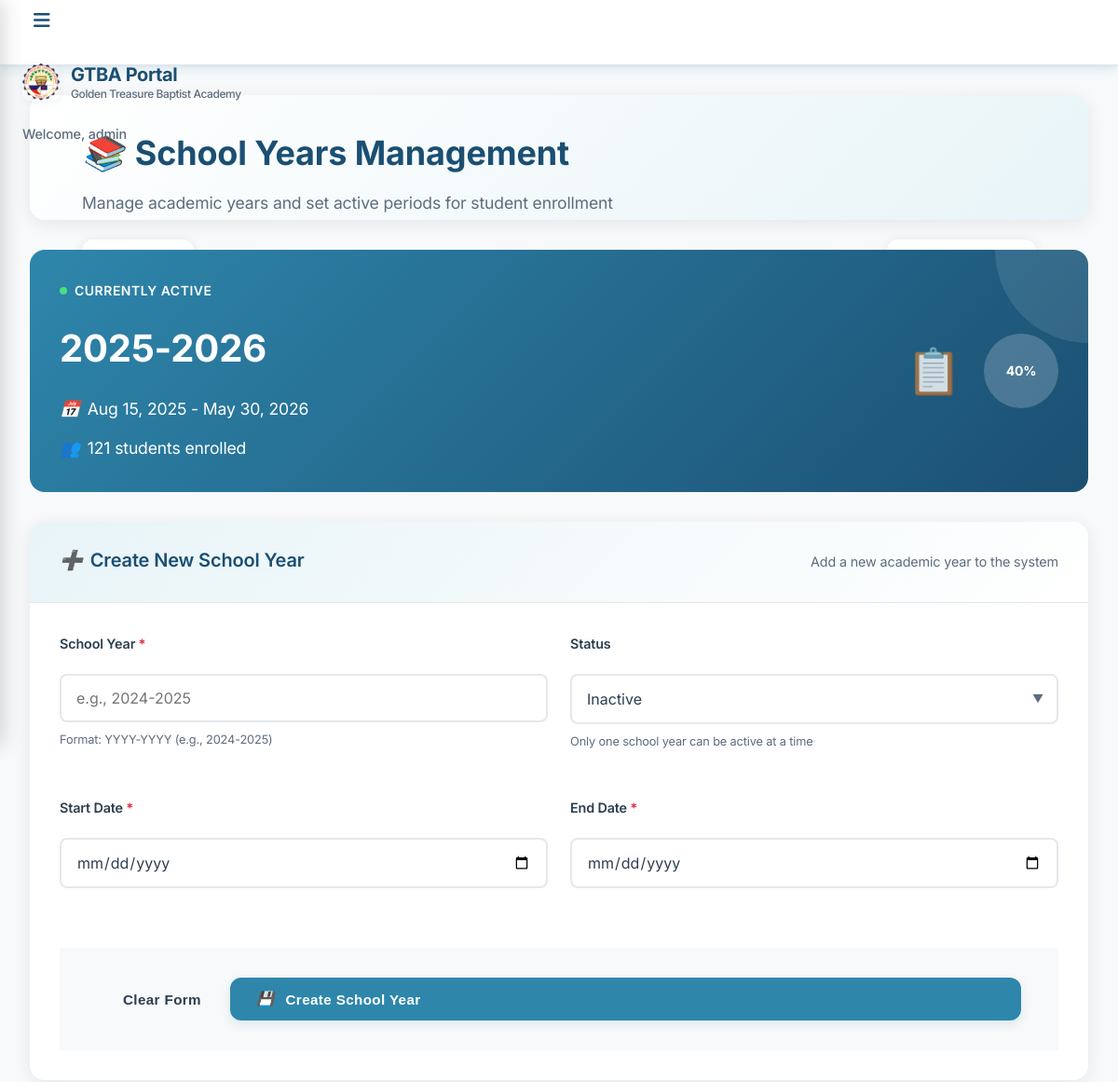
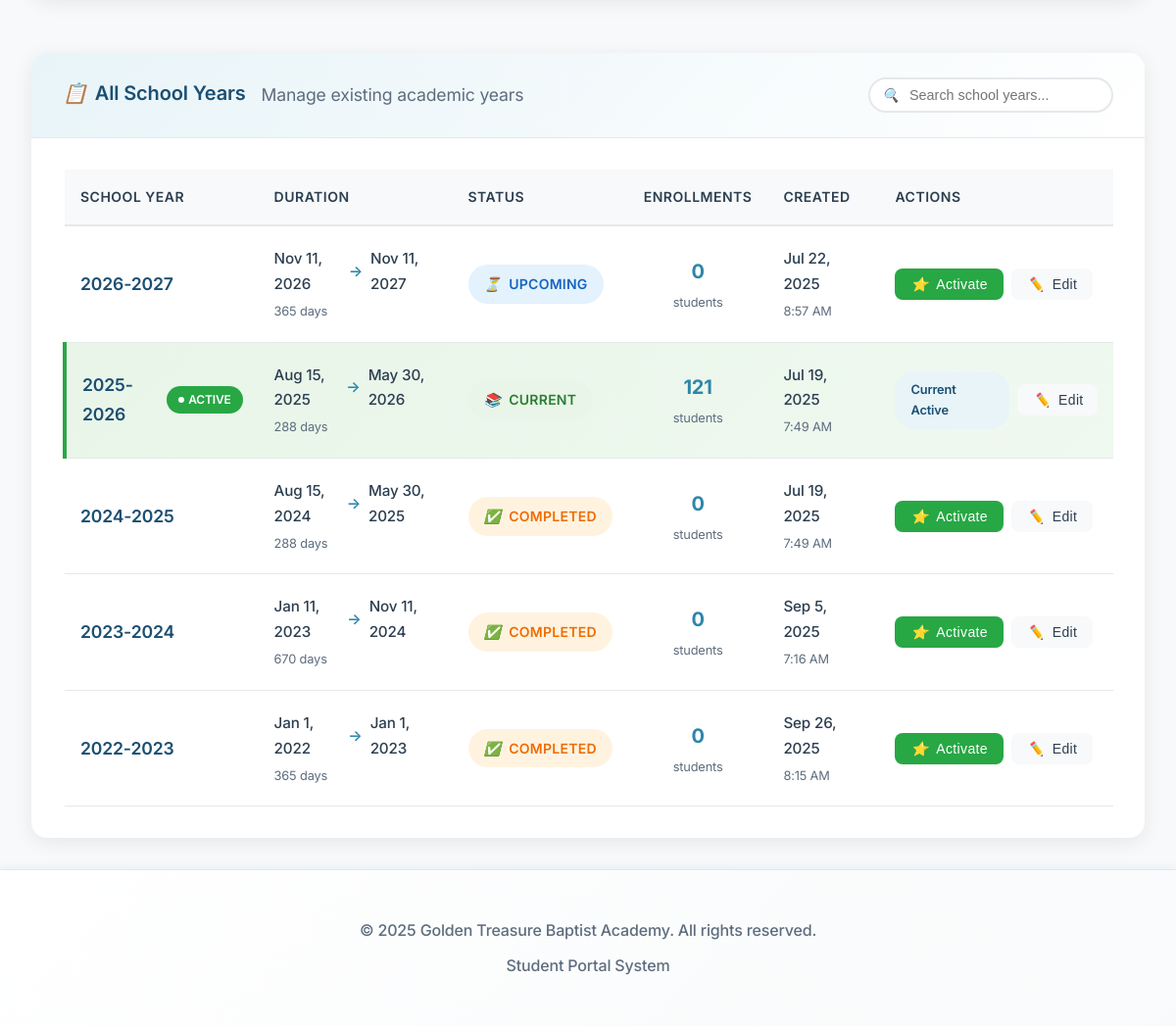
Page /admin/school_years.php (signed in) on the committed database (2 pictures, top to bottom).
### tables this page shows
CREATE TABLE `school_years` (
  `id` int NOT NULL,
  `year_name` varchar(20) DEFAULT NULL,
  `year_label` varchar(20) NOT NULL,
  `start_date` date NOT NULL,
  `end_date` date NOT NULL,
  `is_active` tinyint(1) DEFAULT '0',
  `is_current` tinyint(1) DEFAULT '0',
  `created_by` int NOT NULL,
  `created_at` timestamp NULL DEFAULT CURRENT_TIMESTAMP,
  `updated_at` timestamp NULL DEFAULT CURRENT_TIMESTAMP ON UPDATE CURRENT_TIMESTAMP
);

### admin/school_years.php (the view, shortened to what this page needs)
<?php
$database = new Database();
$conn = $database->connect();
$stmt = $conn->prepare("SELECT sy.*,
                       (SELECT COUNT(*) FROM student_enrollments se WHERE se.school_year_id = sy.id) as enrollment_count
                       FROM school_years sy
                       ORDER BY sy.start_date DESC");
$stmt->execute();
$school_years = $stmt->fetchAll(PDO::FETCH_ASSOC);
$active_year = null;
foreach ($school_years as $year) {
    if ($year['is_active'] == 1) {
        $active_year = $year;
        break;
    }
}
?>
<div class="admin-header">
    <div class="header-content">
        <div class="header-text">
            <h1><i class="icon">📚</i> School Years Management</h1>
            <p class="subtitle">Manage academic years and set active periods for student enrollment</p>
        </div>
        <div class="header-stats">
            <div class="stat-card">
                <span class="stat-number"><?php echo count($school_years); ?></span>
                <span class="stat-label">Total Years</span>
            </div>
            <div class="stat-card">
                <span class="stat-number"><?php echo $active_year ? ($active_year['enrollment_count'] ?? 0) : 0; ?></span>
                <span class="stat-label">Active Enrollments</span>
            </div>
        </div>
    </div>
</div>
<?php if ($active_year): ?>
<div class="active-year-banner">
    <div class="banner-content">
        <div class="active-year-info">
            <div class="active-indicator">
                <span class="pulse-dot"></span>
                <span class="active-text">CURRENTLY ACTIVE</span>
            </div>
            <h2 class="year-title"><?php echo htmlspecialchars($active_year['year_label'] ?? ''); ?></h2>
            <div class="year-meta">
                <div class="meta-item">
                    <i class="icon">📅</i>
                    <span><?php echo date('M j, Y', strtotime($active_year['start_date'] ?? '')); ?> - <?php echo date('M j, Y', strtotime($active_year['end_date'] ?? '')); ?></span>
                </div>
                <div class="meta-item">
                    <i class="icon">👥</i>
                    <span><?php echo $active_year['enrollment_count'] ?? 0; ?> students enrolled</span>
                </div>
            </div>
        </div>
        <div class="banner-visual">
            <div class="academic-calendar">
                <div class="calendar-icon">📋</div>
                <div class="progress-ring">
                    <?php
                    $start = strtotime($active_year['start_date'] ?? '');
                    $end = strtotime($active_year['end_date'] ?? '');
                    $now = time();
                    $progress = max(0, min(100, (($now - $start) / ($end - $start)) * 100));
                    ?>
                    <div class="progress-text"><?php echo round($progress); ?>%</div>
                </div>
            </div>
        </div>
    </div>
</div>
<?php endif; ?>
<div class="content-grid">
    <div class="card create-card">
        <div class="card-header">
            <h3><i class="icon">➕</i> Create New School Year</h3>
            <p class="card-description">Add a new academic year to the system</p>
        </div>
        <div class="card-body">
            <form method="POST" class="create-form">
                <div class="form-row">
                    <div class="form-group">
                        <label for="year_name" class="required">School Year</label>
                        <input type="text" id="year_name" name="year_name" placeholder="e.g., 2024-2025" required
                               pattern="^\d{4}-\d{4}$" title="Format: YYYY-YYYY">
                        <div class="input-help">Format: YYYY-YYYY (e.g., 2024-2025)</div>
                    </div>
                    <div class="form-group">
                        <label for="is_active">Status</label>
                        <div class="custom-select">
                            <select id="is_active" name="is_active">
                                <option value="0">Inactive</option>
                            </select>
                            <div class="select-arrow">▼</div>
                        </div>
                        <div class="input-help">Only one school year can be active at a time</div>
                    </div>
                </div>
                <div class="form-row">
                    <div class="form-group">
                        <label for="start_date" class="required">Start Date</label>
                        <input type="date" id="start_date" name="start_date" required>
                    </div>
                    <div class="form-group">
                        <label for="end_date" class="required">End Date</label>
                        <input type="date" id="end_date" name="end_date" required>
                    </div>
                </div>
                <div class="form-actions">
                    <button type="reset" class="btn btn-secondary">Clear Form</button>
                    <button type="submit" class="btn btn-primary">
                        <i class="icon">💾</i> Create School Year
                    </button>
                </div>
            </form>
        </div>
    </div>
    <div class="card list-card">
        <div class="card-header">
            <div class="header-left">
                <h3><i class="icon">📋</i> All School Years</h3>
                <p class="card-description">Manage existing academic years</p>
            </div>
            <div class="header-actions">
                <div class="search-box">
                    <input type="text" id="searchInput" placeholder="Search school years..." onkeyup="filterTable()">
                    <i class="search-icon">🔍</i>
                </div>
            </div>
        </div>
        <div class="card-body">
            <div class="table-container">
                <table class="modern-table" id="schoolYearsTable">
                    <thead>
                        <tr>
                            <th>School Year</th>
                            <th>Duration</th>
                            <th>Status</th>
                            <th>Enrollments</th>
                            <th>Created</th>
                            <th>Actions</th>
                        </tr>
                    </thead>
                    <tbody>
                    <?php foreach ($school_years as $year): ?>
                        <tr class="<?php echo ($year['is_active'] ?? false) ? 'active-row' : ''; ?>" data-year="<?php echo htmlspecialchars($year['year_label'] ?? ''); ?>">
                            <td>
                                <div class="year-info">
                                    <strong class="year-name"><?php echo htmlspecialchars($year['year_label'] ?? ''); ?></strong>
                                    <?php if ($year['is_active'] ?? false): ?>
                                        <span class="active-badge">
                                            <span class="badge-dot"></span>
                                            ACTIVE
                                        </span>
                                    <?php endif; ?>
                                </div>
                            </td>
                            <td>
                                <div class="duration-info">
                                    <div class="date-range">
                                        <span class="start-date"><?php echo date('M j, Y', strtotime($year['start_date'] ?? '')); ?></span>
                                        <span class="date-separator">→</span>
                                        <span class="end-date"><?php echo date('M j, Y', strtotime($year['end_date'] ?? '')); ?></span>
                                    </div>
                                    <?php
                                    $start = strtotime($year['start_date'] ?? '');
                                    $end = strtotime($year['end_date'] ?? '');
                                    $days = ceil(($end - $start) / (60 * 60 * 24));
                                    ?>
                                    <small class="duration-days"><?php echo $days; ?> days</small>
                                </div>
                            </td>
                            <td>
                                <?php
                                $today = date('Y-m-d');
                                $status = 'upcoming';
                                $statusClass = 'status-upcoming';
                                $statusIcon = '⏳';
                                if ($today >= ($year['start_date'] ?? '') && $today <= ($year['end_date'] ?? '')) {
                                    $status = 'current';
                                    $statusClass = 'status-current';
                                    $statusIcon = '📚';
                                } elseif ($today > ($year['end_date'] ?? '')) {
                                    $status = 'completed';
                                    $statusClass = 'status-completed';
                                    $statusIcon = '✅';
                                }
                                ?>
                                <div class="status-container">
                                    <span class="status-badge <?php echo $statusClass; ?>">
                                        <i class="status-icon"><?php echo $statusIcon; ?></i>
                                        <?php echo ucfirst($status); ?>
                                    </span>
                                </div>
                            </td>
                            <td>
                                <div class="enrollment-info">
                                    <span class="enrollment-count"><?php echo $year['enrollment_count'] ?? 0; ?></span>
                                    <span class="enrollment-label">students</span>
                                </div>
                            </td>
                            <td>
                                <div class="date-info">
                                    <span class="created-date"><?php echo date('M j, Y', strtotime($year['created_at'] ?? '')); ?></span>
                                    <small class="created-time"><?php echo date('g:i A', strtotime($year['created_at'] ?? '')); ?></small>
                                </div>
                            </td>
                            <td>
                                <div class="action-buttons">
                                    <?php if (!($year['is_active'] ?? false)): ?>
                                        <button type="button"
                                                class="btn btn-sm btn-success action-btn"
                                                onclick="setActiveYear(<?php echo $year['id'] ?? ''; ?>, '<?php echo htmlspecialchars($year['year_label'] ?? ''); ?>')"
                                                title="Set as Active Year">
                                            <i class="btn-icon">⭐</i>
                                            <span class="btn-text">Activate</span>
                                        </button>
                                    <?php else: ?>
                                        <span class="current-badge">Current Active</span>
                                    <?php endif; ?>
                                    <button type="button"
                                            class="btn btn-sm btn-secondary action-btn"
                                            onclick="editYear(<?php echo htmlspecialchars(json_encode($year)); ?>)"
                                            title="Edit School Year">
                                        <i class="btn-icon">✏️</i>
                                        <span class="btn-text">Edit</span>
                                    </button>
                                </div>
                            </td>
                        </tr>
                    <?php endforeach; ?>
                </tbody>
            </table>
        </div>
    </div>
</div>
</div>
<?php
$content = ob_get_clean();
include '../includes/header.php';
echo $content;
include '../includes/footer.php';
?>

### assets/css/style.css (style rules this page uses)
:root { --primary-blue: #2E86AB; --light-blue: #E8F4F8; --accent-blue: #87CEEB; --dark-blue: #1B4F72; --white: #FFFFFF; --black: #2C3E50; --gray: #5D6D7E; --light-gray: #F8F9FA; --border-gray: #E5E8EB; --success: #27AE60; --danger: #E74C3C; --warning: #F39C12; --info: #3498DB; --success-light: #D5EDDA; --danger-light: #F8D7DA; --warning-light: #FFF3CD; --info-light: #D1ECF1; --success-dark: #155724; --danger-dark: #721C24; --warning-dark: #856404; --info-dark: #0C5460; --shadow-light: rgba(46, 134, 171, 0.08); --shadow-medium: rgba(46, 134, 171, 0.15); --shadow-dark: rgba(46, 134, 171, 0.25); }
* { margin: 0; padding: 0; box-sizing: border-box; }
body { font-family: 'Inter', 'Segoe UI', system-ui, -apple-system, sans-serif; background: linear-gradient(135deg, var(--light-blue) 0%, var(--white) 50%, #F4F8FB 100%); color: var(--black); min-height: 100vh; line-height: 1.7; font-size: 16px; letter-spacing: -0.01em; }
.header-content { max-width: 1200px; margin: 0 auto; display: flex; justify-content: space-between; align-items: center; padding: 0 2rem; }
.form-group { margin-bottom: 1.75rem; text-align: left; }
.btn { padding: 1rem 2rem; border: none; border-radius: 12px; font-size: 1rem; font-weight: 600; cursor: pointer; transition: all 0.3s cubic-bezier(0.4, 0, 0.2, 1); text-decoration: none; display: inline-block; text-align: center; position: relative; overflow: hidden; letter-spacing: 0.025em; }
.btn::before { content: ''; position: absolute; top: 0; left: -100%; width: 100%; height: 100%; background: linear-gradient(90deg, transparent, rgba(255,255,255,0.2), transparent); transition: left 0.5s; }
.btn-primary { background: linear-gradient(135deg, var(--primary-blue), var(--dark-blue)); color: var(--white); width: 100%; padding: 1.25rem; font-size: 1.1rem; box-shadow: 0 4px 12px var(--shadow-medium); }
.card-description { color: var(--gray); margin-bottom: 2rem; font-size: 1rem; line-height: 1.6; }
.header-content { height: 70px; max-width: none; margin: 0; display: flex; align-items: center; padding: 0 1.5rem; gap: 1rem; }
.header-actions { display: flex; align-items: center; gap: 1rem; }
.form-group { display: flex; flex-direction: column; }
.form-group label { font-weight: 600; color: var(--black); margin-bottom: 0.75rem; font-size: 0.95rem; }
.form-group label.required::after { content: " *"; color: var(--danger); font-weight: bold; }
.form-group input, .form-group select, .form-group textarea { padding: 1rem; border: 2px solid var(--border-gray); border-radius: 12px; font-size: 0.95rem; transition: all 0.3s ease; background: var(--white); color: var(--black); font-family: inherit; }
.form-actions { padding: 2rem 2.5rem; background: var(--light-gray); display: flex; justify-content: center; gap: 1rem; }
.header-left p { color: var(--gray); font-size: 1.1rem; }
.header-actions { display: flex; gap: 1rem; }
.btn { display: inline-flex; align-items: center; gap: 0.75rem; padding: 0.875rem 1.75rem; border: none; border-radius: 12px; font-size: 0.95rem; font-weight: 600; text-decoration: none; cursor: pointer; transition: all 0.3s ease; text-align: center; white-space: nowrap; }
.btn-primary { background: var(--primary-blue); color: var(--white); }
.btn-secondary { background: var(--gray); color: var(--white); }
.btn-sm { padding: 0.5rem 1rem; font-size: 0.85rem; }
.form-group { margin-bottom: 1.5rem; }

### rows in the picture
school_years: year_label "2025-2026", start_date "Aug 15, 2025", end_date "May 30, 2026", progress "40", is_active 1 (drawn), days "288", statusIcon "📚", status "CURRENT", enrollment_count "121", created_at "Jul 19, 2025", created_at "7:49 AM"
school_years: year_label "2026-2027", start_date "Nov 11, 2026", end_date "Nov 11, 2027", days "365", statusIcon "⏳", status "UPCOMING", enrollment_count "0", created_at "Jul 22, 2025", created_at "8:57 AM"
school_years: year_label "2024-2025", start_date "Aug 15, 2024", end_date "May 30, 2025", days "288", statusIcon "✅", status "COMPLETED", enrollment_count "0", created_at "Jul 19, 2025", created_at "7:49 AM"
school_years: year_label "2023-2024", start_date "Jan 11, 2023", end_date "Nov 11, 2024", days "670", statusIcon "✅", status "COMPLETED", enrollment_count "0", created_at "Sep 5, 2025", created_at "7:16 AM"
school_years: year_label "2022-2023", start_date "Jan 1, 2022", end_date "Jan 1, 2023", days "365", statusIcon "✅", status "COMPLETED", enrollment_count "0", created_at "Sep 26, 2025", created_at "8:15 AM"

### other values in the picture
$_SESSION['username'] "admin"
count($school_years) "5"
$active_year['enrollment_count'] "121"
